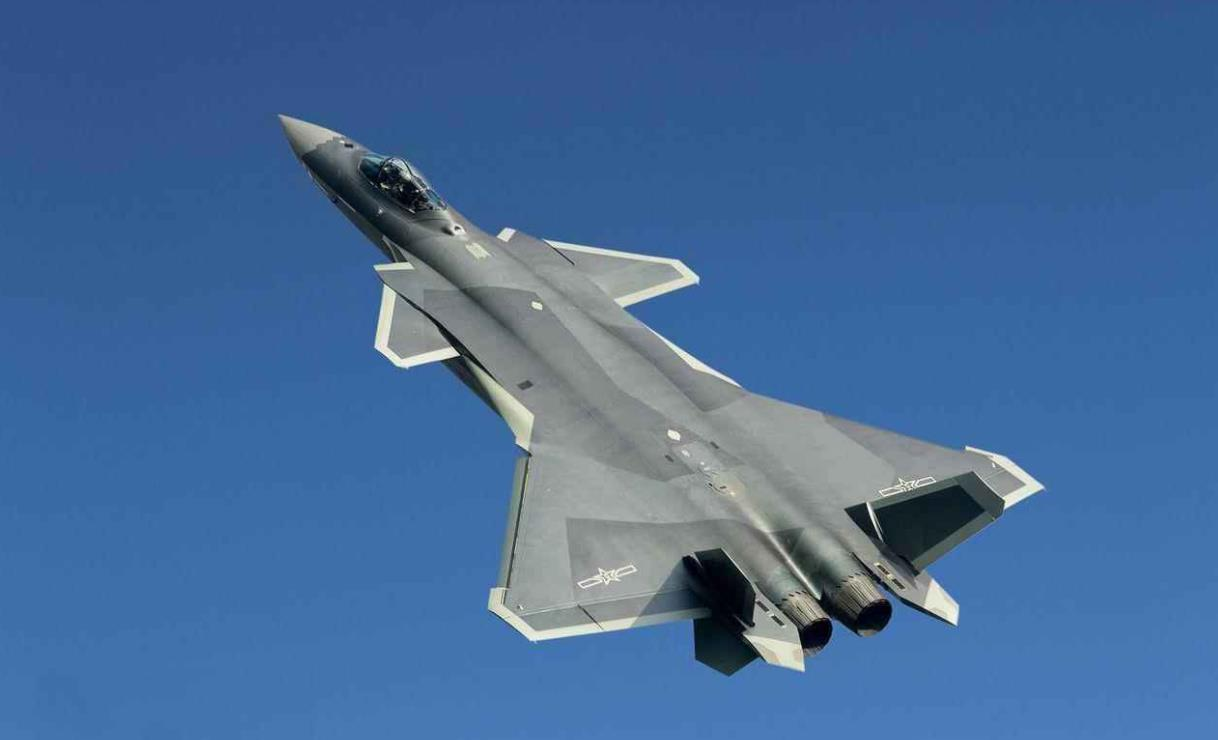
#> input picture contrib/华为云ModelArts图像处理体验/001.jpg, 1218 x 740 px
$ jupyter execute ImageProcess.ipynb
#> lines starting #> are read from the running program, lines starting #| are printed output that depends on the picture; after the words box and inside, x2 and y2 are one past the last pixel; in counts of white or black regions, pixels touching at a corner belong together
# ModelArts 图像处理体验

目前机器学习领域，针对图像识别共有两种应用实例，分别是图片分类（识别图片中是否包含某个物体）和物体识别（识别图片中每个物体的类别和位置）。相关的机器学习算法有很多，比如用于图片分类的VGG、ResNet、ResNet+FPN、MobileNet，用于物体识别的Yolo，Faster R-CNN，Mask R-CNN等。
如果对相关算法不够熟悉，又不希望陷入繁琐的标注和调优，推荐使用华为云的ModelArts AI开发平台，其图像分类、物体检测、预测分析、声音分类等自动学习功能，甚至能够做到全程不用输入代码。在模型库中还能接触到其他学员们搞出来的有趣模型。

对于AI的初学者来说，ModelArts能够让人在被繁琐的代码和语法淹没之前，就可以先享受到简单的应用，而且准确度还真不低。不过，用于机器学习的数据还是要自己准备好的，当然，如果能对数据进行预处理，学习效率和效果很可能会更高。下面，就介绍一下对于图片分类和物体识别十分重要的图像处理：

时下OpenCV是最为流行的开源计算机视觉库，目前已全面支持Python3.7。在管理员模式下启动CMD，使用如下命令即可安装：

pip install opencv-python

如直连美帝服务器实在太慢，可以指定清华镜像：

pip install opencv-python  -i https://pypi.tuna.tsinghua.edu.cn/simple

# 一、加载图片

[cell 1]
import cv2
import numpy as np
from matplotlib import pyplot as plt

OpenCV在导入时就是cv2，就在几个月前才开始支持Python3.7，实属不易，用于处理图像。numpy用于处理数组和矩阵。matplotlib用于展示结果。跑一下代码，如果有报错，更新或重新安装一下这几个库即可。

献礼新中国成立70周年，以图片（文件名“001.jpg”）为例：

[cell 2]
image = cv2.imread("001.jpg",cv2.IMREAD_GRAYSCALE)
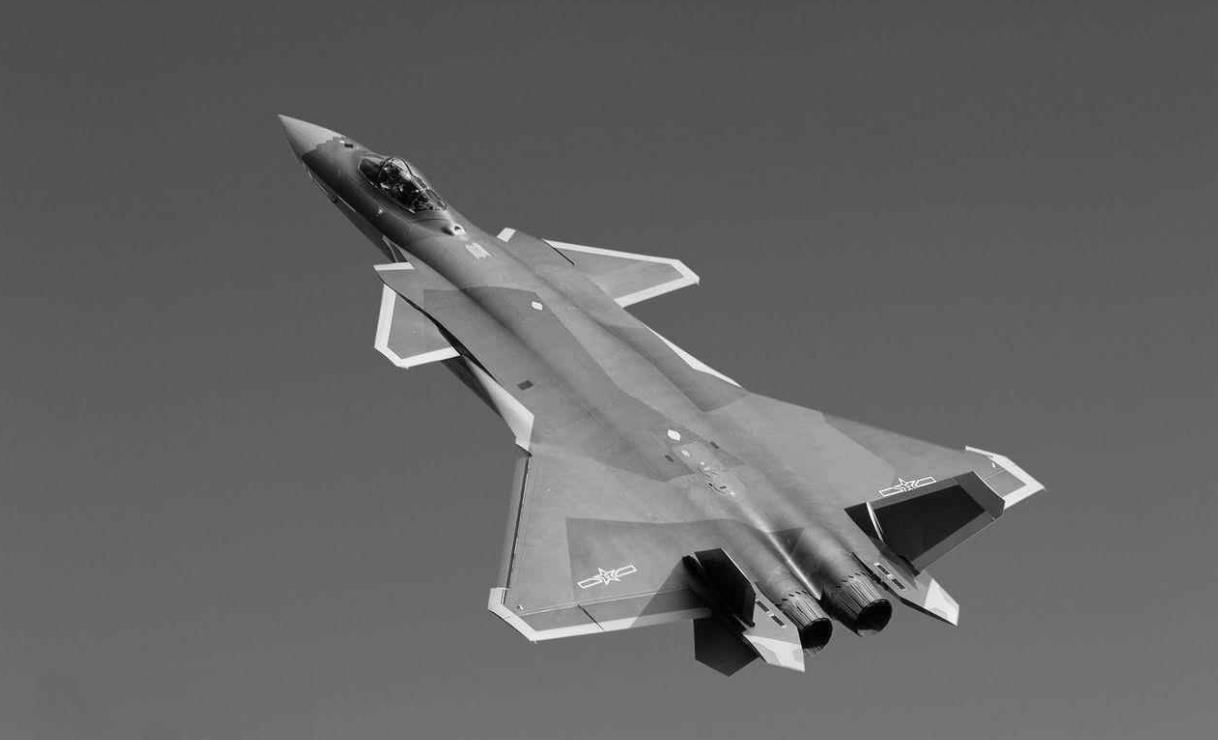
#> image: shape (740, 1218); min 0, max 255, mean 101.1
plt.imshow(image, cmap='gray'), plt.axis("off")
plt.show()

cv2库读取图片的函数是imread，第一个参数是图片的路径，第二个参数是读取的方式，比如IMREAD_GRAYSCALE 就是以灰度方式读取，将001.jpg读取到了image变量中。调用matplotlib库，以灰度方式展示。

[cell 3]
type(image)
# 数据类型

type函数展示image的数据类型，是数组，可以使用numpy库来进行各种加工和运算。

[cell 4]
image

[cell 5]
image.shape
#> Out = (740, 1218)

输出image变量，可以看到是一个二维数组（也可以叫矩阵）。矩阵中每个方括号是一列，每列中的每个元素与图片上的像素一一对应，数值表示为灰度值，在0(黑色)-255(白色)之间变动。

[cell 6]
image[0,0]
#> Out = 78
#矩阵中每个元素的值表示灰度

输出第一行第一列的像素，值为78，代表了灰度。

[cell 7]
image_col = cv2.imread("001.jpg",cv2.IMREAD_COLOR)
#> image_col is the input picture: shape (740, 1218, 3); mean B, G, R 153.4, 107.1, 69.5
plt.imshow(image_col), plt.axis("off")
plt.show()

以彩色方式导入001.jpg图片，发现颜色与原图有所不同。因为彩色在电脑屏幕上显示的原理是蓝色、绿色和红色的组合（BGR），而许多图像的展示程序，包括matplotlib，将红色和蓝色对调了位置，因此，务必注意在机器学习中，记得作如下转换：

[cell 8]
image_rgb = cv2.cvtColor(image_col, cv2.COLOR_BGR2RGB)
plt.imshow(image_rgb), plt.axis("off")
plt.show()

cvtColor函数接收两个参数，分别是待转换图片变量名和转换方式，使用BGR to RGB，一切都正常了。

[cell 9]
image_rgb

[cell 10]
image_rgb[0,0]
#> Out = [49, 81, 138]

[cell 11]
image_rgb[0,0][1]
#> Out = 81

可以看到，彩色图片与黑白的区别在于，黑白图片是二维数组，而彩色是三维数组，因为每个像素由三个数值组成。

# 二、保存图片

[cell 12]
cv2.imwrite("002.jpg",image_col)
#> Out = True

[cell 13]
cv2.imwrite("003.jpg",image_rgb)
#> Out = True

调用写入的方法，分别将颜色不正常的image_col保存为002.jpg，将转换后正常的image_rgb保存在003.jpg

# 三、调整图片大小

[cell 14]
#指定像素
image50 = cv2.resize(image_rgb,(121, 74))
plt.imshow(image50), plt.axis("off")
plt.show()

图像的预处理经常需要调整大小，很多机器学习的算法不支持大图片，虽然大图片清晰，但是其学习结果会导致特征值无比的多，于是算出来的模型也会无比的巨大。调整图片大小当然不能用QQ影像一个一个点啦，resize函数接收2个参数，分别为待处理的图片和需要压缩成的像素大小，比如上图就是121*74像素。

# 四、裁剪图片

[cell 15]
#裁剪
imageCrop = image_rgb[:,:500]
plt.imshow(imageCrop), plt.axis("off")
plt.show()

对图片的裁剪相当于对二维数组的切片，输入行和列进行索引选择即可，有关数组、矩阵和向量的运算是机器学习的基础

# 五、平滑处理图片

[cell 16]
#平滑处理图像
imageBlurry  = cv2.blur(image50,(5,5))
plt.imshow(imageBlurry), plt.axis("off")
plt.show()

有些图片因为像素过低，导致模糊不清，对其进行平滑处理也是个不错的选择。平滑处理图像就是将图片上每个像素的值转换为其相邻的元素的均值。这里(5,5)表示每个像素取均值的相邻范围，越小越清晰。

如果将其替换为(50,50)，均值过大就会变为这样：

[cell 17]
imageHiBlurry  = cv2.blur(image50,(50,50))
plt.imshow(imageHiBlurry), plt.axis("off")
plt.show()

# 六、锐化处理图片

[cell 18]
#图像锐化
kernel = np.array([[0, -1, 0],
                  [-1, 5, -1],
                  [0, -1, 0]])
imageSharp = cv2.filter2D(image_rgb, -1, kernel)
plt.imshow(imageSharp), plt.axis("off")
plt.show()

设定核矩阵，运用filter2D函数达到锐化效果。

锐化与平滑原理相似，平滑使用平均处理相邻像素的值，而锐化则使用能凸显图像边缘的算法，使颜色变动大的地方差异变得更大。

# 七、提升图片对比度

[cell 19]
#提升对比度
#对于灰度图像，可以直接应用equalizeHist
imageGray = cv2.imread("001.jpg", cv2.IMREAD_GRAYSCALE)
#imageEnhance = cv2.equalizeHist(imageGray)
plt.imshow(imageGray, cmap="gray"), plt.axis("off")
plt.show()

对于灰度图像可以直接应用equalizeHist函数。

[cell 20]
#对于彩色图像进行增强操作，需要转换为YUV格式
imageYuv = cv2.cvtColor(image_rgb, cv2.COLOR_BGR2YUV)
#> imageYuv: shape (740, 1218, 3); mean of channels 0, 1, 2 116.7, 104.8, 160.2
#对图像应用直方图均衡
imageYuv[:,:,0] = cv2.equalizeHist(imageYuv[:,:,0])
#> imageYuv: shape (740, 1218, 3); mean of channels 0, 1, 2 131.3, 104.8, 160.2
#转换为RGB格式
imageColEnhance = cv2.cvtColor(imageYuv, cv2.COLOR_YUV2RGB)
plt.imshow(imageColEnhance), plt.axis("off")
plt.show()

对于彩色图像，需要转换为YUV格式，对图像应用直方图均衡，然后再转换为RGB格式，哈哈，看起来颜色不太对，我们再调换一下红、蓝通道：

[cell 21]
imageColEnhance_rgb = cv2.cvtColor(imageColEnhance, cv2.COLOR_BGR2RGB)
plt.imshow(imageColEnhance_rgb), plt.axis("off")
plt.show()

# 八、分离颜色

[cell 22]
#颜色分离
#将RGB格式转为HSV格式 H、S、V分别代表色调、饱和度、亮度
imageHsv = cv2.cvtColor(imageColEnhance, cv2.COLOR_BGR2HSV)
#> imageHsv: shape (740, 1218, 3); mean H, S, V 102.6, 151.3, 167.5
lower_blue = np.array([0, 0, 100])
upper_blue = np.array([255,40,255])
mask = cv2.inRange(imageHsv, lower_blue, upper_blue)
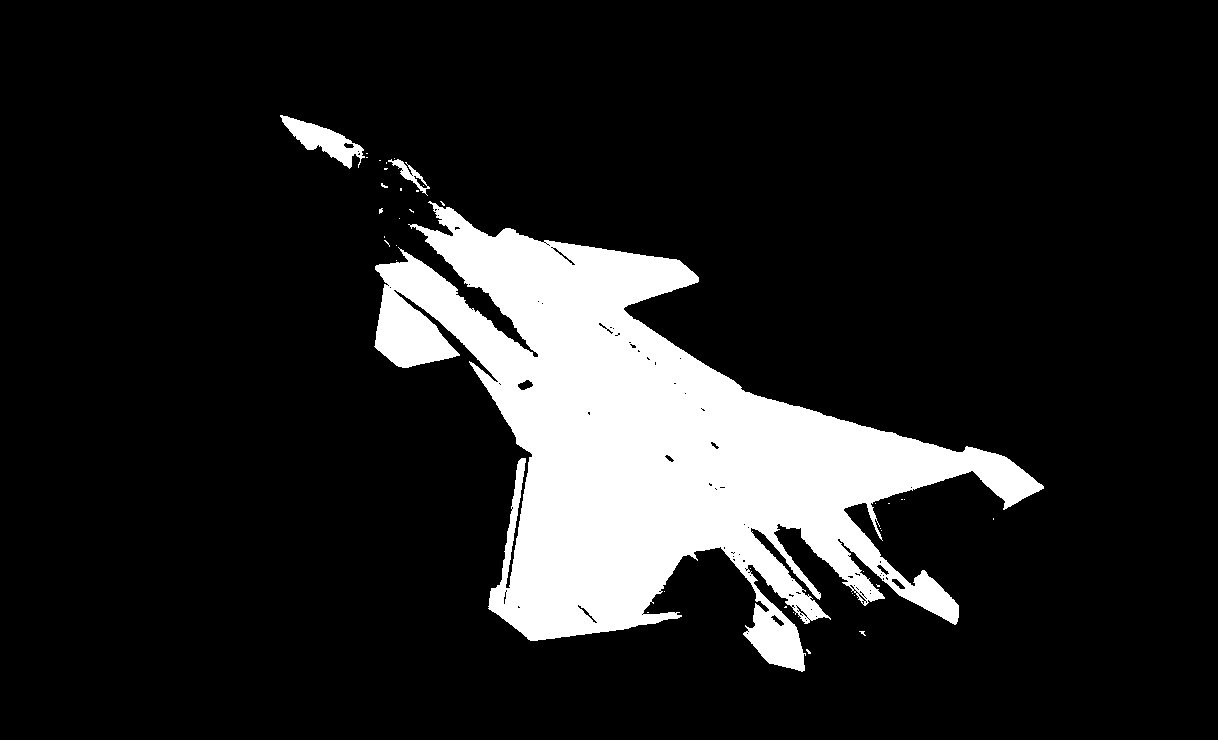
#> mask: shape (740, 1218); 13.8% white; 39 white regions (36 under 20 px), largest, box (x1, y1, x2, y2) and area: (374, 201, 1044, 672) 121803, (280, 115, 365, 169) 1695, (388, 159, 430, 196) 369
imageRgbMasked = cv2.bitwise_and(imageColEnhance, imageColEnhance, mask = mask)
imageRgb = cv2.cvtColor(imageRgbMasked, cv2.COLOR_BGR2RGB)
plt.imshow(imageRgb), plt.axis("off")
plt.show()

将图片中的某种颜色分离出来，由于歼20本身是白色，分离之后看起来就变成了灰度图片。可以尝试对参数进行调整，主要是lower_blue和upper_blue，其3个参数分别为H、S、V，代表色调、饱和度、亮度的区间。

# 九、图像黑白化

[cell 23]
#图像黑白化
#按照阈值，将强度大于阈值的像素设置为白色，小于则为黑色
#更先进的办法是自适应阈值，算法中每个像素的阈值由相邻像素的强度决定。
maxOutputValue = 255
neighborhoodSize = 99
subtractFromMean = 10
imageBinarized = cv2.adaptiveThreshold(image,
                                       maxOutputValue,
                                      cv2.ADAPTIVE_THRESH_GAUSSIAN_C,
                                      cv2.THRESH_BINARY,
                                      neighborhoodSize,
                                      subtractFromMean)
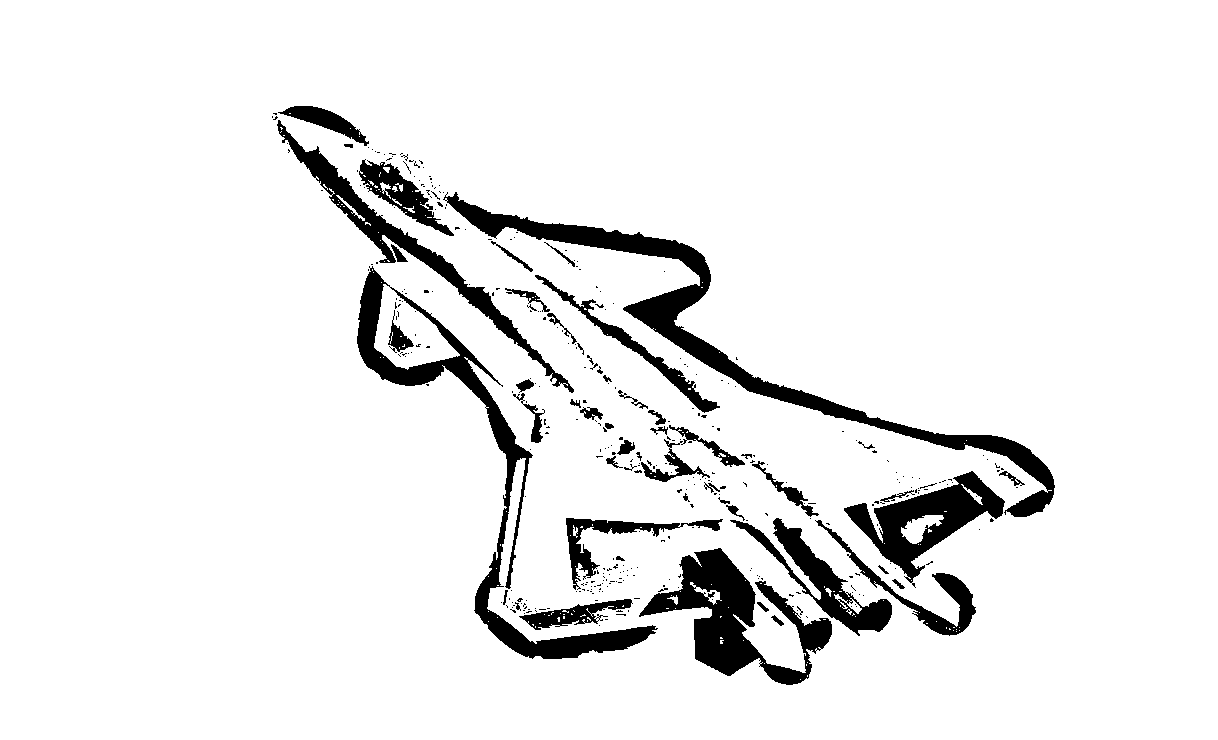
#> imageBinarized: shape (740, 1218); 92.5% white; 373 black regions (318 under 20 px), largest, box (x1, y1, x2, y2) and area: (443, 192, 1055, 517) 13527, (357, 266, 658, 659) 10718, (639, 548, 832, 685) 9328
plt.imshow(imageBinarized, cmap="gray"), plt.axis("off")
plt.show()

把图片简化为黑和白两个值，这种方法可以有效简化光照、色泽不同的相同物体的识别。每个像素的黑白颜色取决于其相邻元素的强度。adaptiveThreshold函数中，maxOutPutValue是像素值输出的最大强度，neighborhoodSize是相邻元素的范围，cv2.ADAPTIVE_THRESH_GAUSSIAN_C是像素的阈值，设定为相邻像素强度的加权和，subtractFromMean是调节阈值的常数，可以手工调节看看效果。

# 十、边缘输出

[cell 24]
#边缘检测
medianIntensity = np.median(image)
#> medianIntensity = 97
lowerThreshold = int(max(0,(1.0 - 0.33) * medianIntensity))
#> lowerThreshold = 64
upperThreshold = int(min(255,(1.0 + 0.33) * medianIntensity))
#> upperThreshold = 129
imageCanny = cv2.Canny(image, lowerThreshold,upperThreshold)
#> imageCanny: shape (740, 1218); 1.5% white in thin lines or dots, all inside (x1, y1, x2, y2) = (278, 114, 1045, 677)
plt.imshow(imageCanny, cmap="gray"), plt.axis("off")
plt.show()

Canny函数用于输出图像中物体的边缘，除了待处理图片外，需要传入2个参数，分别为高低阈值，处于两个阈值间的值被函数认为是弱相关边缘，高于高阈值被认为是强相关边缘。一般来说，为了能够准确获取边缘信息，可先采用一小部分图片试错，对阈值进行调整即可。

# 十一、角点输出

[cell 25]
#角点检测
#以灰度图模式加载图像
imageGray = np.float32(image)
#设置参数
blockSize = 2
aperture = 29
freeParameter = 60
#检测角点
detectorResponses = cv2.cornerHarris(imageGray,
                                     blockSize,
                                     aperture,
                                     freeParameter)
detectorResponses = cv2.dilate(detectorResponses, None)
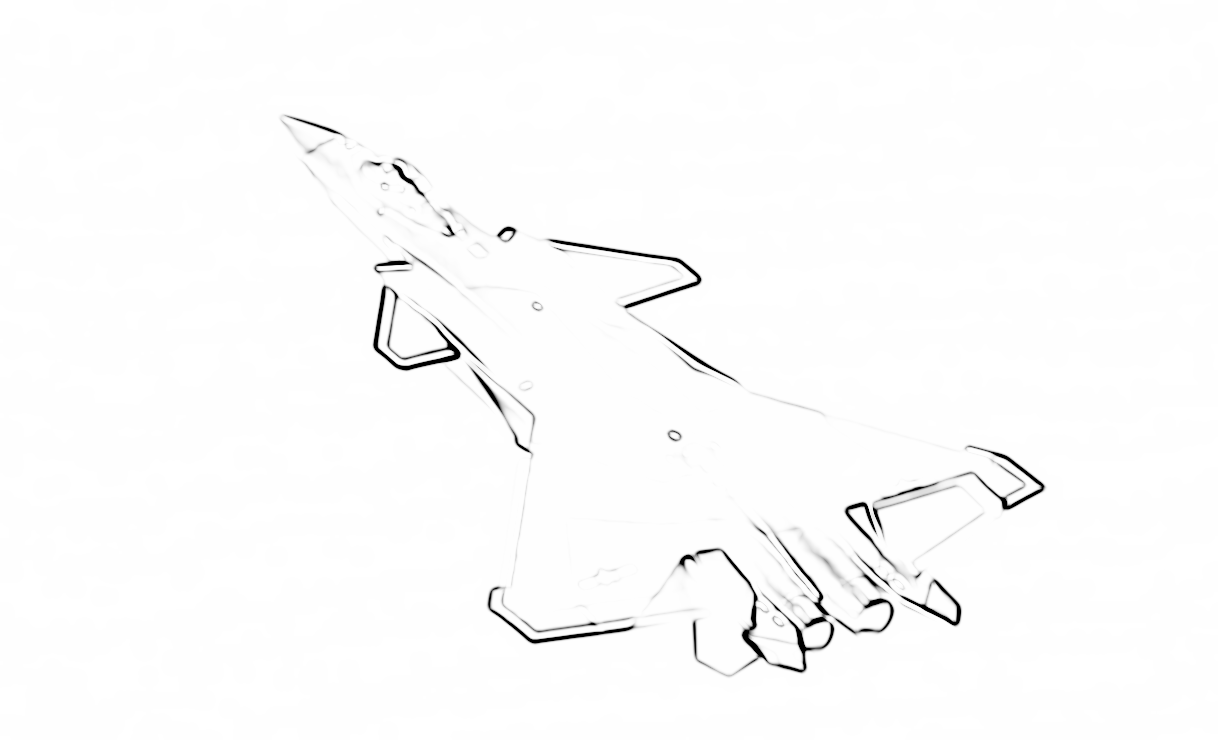
#> detectorResponses: shape (740, 1218) float32; 0.45% of the values are NaN or infinite; the others: min -3.4e+38, max -313.1, mean -inf; drawn with min black, max white, NaN and infinite black
threshold = 0.02
image_col[detectorResponses >
         threshold *
         detectorResponses.max()]=[255, 255, 255]

image_gray = cv2.cvtColor(image_col, cv2.COLOR_BGR2GRAY)
plt.imshow(image_gray, cmap='gray'), plt.axis("off")
plt.show()
